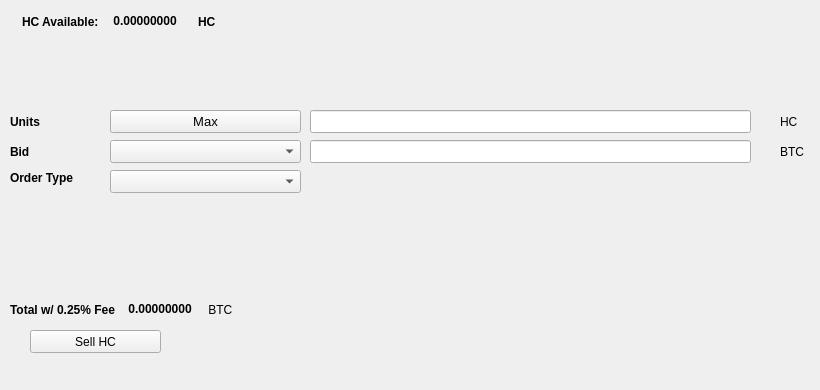
   <widget class="QWidget" name="SellTab">
    <attribute name="title">
     <string>Sell</string>
    </attribute>
    <widget class="QLabel" name="label_16">
     <property name="geometry">
      <rect>
       <x>780</x>
       <y>140</y>
       <width>31</width>
       <height>23</height>
      </rect>
     </property>
     <property name="text">
      <string>BTC</string>
     </property>
    </widget>
    <widget class="QComboBox" name="SellBidcomboBox">
     <property name="geometry">
      <rect>
       <x>110</x>
       <y>140</y>
       <width>191</width>
       <height>23</height>
      </rect>
     </property>
     <property name="font">
      <font>
       <pointsize>10</pointsize>
      </font>
     </property>
    </widget>
    <widget class="QLabel" name="label_18">
     <property name="geometry">
      <rect>
       <x>10</x>
       <y>110</y>
       <width>46</width>
       <height>23</height>
      </rect>
     </property>
     <property name="font">
      <font>
       <weight>75</weight>
       <bold>true</bold>
      </font>
     </property>
     <property name="text">
      <string>Units</string>
     </property>
    </widget>
    <widget class="QPushButton" name="Sell_Max_Amount">
     <property name="geometry">
      <rect>
       <x>110</x>
       <y>110</y>
       <width>191</width>
       <height>23</height>
      </rect>
     </property>
     <property name="font">
      <font>
       <pointsize>10</pointsize>
      </font>
     </property>
     <property name="text">
      <string>Max</string>
     </property>
    </widget>
    <widget class="QLabel" name="label_20">
     <property name="geometry">
      <rect>
       <x>10</x>
       <y>170</y>
       <width>91</width>
       <height>16</height>
      </rect>
     </property>
     <property name="font">
      <font>
       <weight>75</weight>
       <bold>true</bold>
      </font>
     </property>
     <property name="text">
      <string>Order Type</string>
     </property>
    </widget>
    <widget class="QComboBox" name="SellOrdertypeCombo">
     <property name="geometry">
      <rect>
       <x>110</x>
       <y>170</y>
       <width>191</width>
       <height>23</height>
      </rect>
     </property>
     <property name="font">
      <font>
       <pointsize>10</pointsize>
      </font>
     </property>
    </widget>
    <widget class="QLabel" name="label_21">
     <property name="geometry">
      <rect>
       <x>10</x>
       <y>140</y>
       <width>46</width>
       <height>23</height>
      </rect>
     </property>
     <property name="font">
      <font>
       <weight>75</weight>
       <bold>true</bold>
      </font>
     </property>
     <property name="text">
      <string>Bid</string>
     </property>
    </widget>
    <widget class="QLabel" name="label_22">
     <property name="geometry">
      <rect>
       <x>780</x>
       <y>110</y>
       <width>31</width>
       <height>23</height>
      </rect>
     </property>
     <property name="text">
      <string>HC</string>
     </property>
    </widget>
    <widget class="QLineEdit" name="UnitsInputHC">
     <property name="geometry">
      <rect>
       <x>310</x>
       <y>110</y>
       <width>441</width>
       <height>23</height>
      </rect>
     </property>
     <property name="font">
      <font>
       <pointsize>9</pointsize>
       <weight>75</weight>
       <bold>true</bold>
      </font>
     </property>
    </widget>
    <widget class="QLineEdit" name="SellBidPriceEdit">
     <property name="geometry">
      <rect>
       <x>310</x>
       <y>140</y>
       <width>441</width>
       <height>23</height>
      </rect>
     </property>
     <property name="font">
      <font>
       <pointsize>9</pointsize>
       <weight>75</weight>
       <bold>true</bold>
      </font>
     </property>
    </widget>
    <widget class="QPushButton" name="SellHCBTN">
     <property name="geometry">
      <rect>
       <x>30</x>
       <y>330</y>
       <width>131</width>
       <height>23</height>
      </rect>
     </property>
     <property name="text">
      <string>Sell HC</string>
     </property>
     <property name="icon">
      <iconset resource="../harvest">
       <normaloff>:/icons/bitcoin</normaloff>:/icons/bitcoin</iconset>
     </property>
    </widget>
    <widget class="QWidget" name="layoutWidget3">
     <property name="geometry">
      <rect>
       <x>22</x>
       <y>12</y>
       <width>258</width>
       <height>19</height>
      </rect>
     </property>
     <layout class="QHBoxLayout" name="horizontalLayout">
      <item>
       <widget class="QLabel" name="label232_2">
        <property name="font">
         <font>
          <weight>75</weight>
          <bold>true</bold>
         </font>
        </property>
        <property name="text">
         <string>HC Available:</string>
        </property>
       </widget>
      </item>
      <item>
       <widget class="QLabel" name="HCAvailableLabel">
        <property name="palette">
         <palette>
          <active>
           <colorrole role="WindowText">
            <brush brushstyle="SolidPattern">
             <color alpha="255">
              <red>0</red>
              <green>0</green>
              <blue>0</blue>
             </color>
            </brush>
           </colorrole>
           <colorrole role="Button">
            <brush brushstyle="SolidPattern">
             <color alpha="255">
              <red>0</red>
              <green>170</green>
              <blue>0</blue>
             </color>
            </brush>
           </colorrole>
           <colorrole role="Light">
            <brush brushstyle="SolidPattern">
             <color alpha="255">
              <red>0</red>
              <green>255</green>
              <blue>0</blue>
             </color>
            </brush>
           </colorrole>
           <colorrole role="Midlight">
            <brush brushstyle="SolidPattern">
             <color alpha="255">
              <red>0</red>
              <green>212</green>
              <blue>0</blue>
             </color>
            </brush>
           </colorrole>
           <colorrole role="Dark">
            <brush brushstyle="SolidPattern">
             <color alpha="255">
              <red>0</red>
              <green>85</green>
              <blue>0</blue>
             </color>
            </brush>
           </colorrole>
           <colorrole role="Mid">
            <brush brushstyle="SolidPattern">
             <color alpha="255">
              <red>0</red>
              <green>113</green>
              <blue>0</blue>
             </color>
            </brush>
           </colorrole>
           <colorrole role="Text">
            <brush brushstyle="SolidPattern">
             <color alpha="255">
              <red>0</red>
              <green>170</green>
              <blue>0</blue>
             </color>
            </brush>
           </colorrole>
           <colorrole role="BrightText">
            <brush brushstyle="SolidPattern">
             <color alpha="255">
              <red>255</red>
              <green>255</green>
              <blue>255</blue>
             </color>
            </brush>
           </colorrole>
           <colorrole role="ButtonText">
            <brush brushstyle="SolidPattern">
             <color alpha="255">
              <red>0</red>
              <green>0</green>
              <blue>0</blue>
             </color>
            </brush>
           </colorrole>
           <colorrole role="Base">
            <brush brushstyle="SolidPattern">
             <color alpha="255">
              <red>255</red>
              <green>255</green>
              <blue>255</blue>
             </color>
            </brush>
           </colorrole>
           <colorrole role="Window">
            <brush brushstyle="SolidPattern">
             <color alpha="255">
              <red>0</red>
              <green>170</green>
              <blue>0</blue>
             </color>
            </brush>
           </colorrole>
           <colorrole role="Shadow">
            <brush brushstyle="SolidPattern">
             <color alpha="255">
              <red>0</red>
              <green>0</green>
              <blue>0</blue>
             </color>
            </brush>
           </colorrole>
           <colorrole role="AlternateBase">
            <brush brushstyle="SolidPattern">
             <color alpha="255">
              <red>127</red>
              <green>212</green>
              <blue>127</blue>
             </color>
            </brush>
           </colorrole>
           <colorrole role="ToolTipBase">
            <brush brushstyle="SolidPattern">
             <color alpha="255">
              <red>255</red>
              <green>255</green>
              <blue>220</blue>
             </color>
            </brush>
           </colorrole>
           <colorrole role="ToolTipText">
            <brush brushstyle="SolidPattern">
             <color alpha="255">
              <red>0</red>
              <green>0</green>
              <blue>0</blue>
             </color>
            </brush>
           </colorrole>
          </active>
          <inactive>
           <colorrole role="WindowText">
            <brush brushstyle="SolidPattern">
             <color alpha="255">
              <red>0</red>
              <green>0</green>
              <blue>0</blue>
             </color>
            </brush>
           </colorrole>
           <colorrole role="Button">
            <brush brushstyle="SolidPattern">
             <color alpha="255">
              <red>0</red>
              <green>170</green>
              <blue>0</blue>
             </color>
            </brush>
           </colorrole>
           <colorrole role="Light">
            <brush brushstyle="SolidPattern">
             <color alpha="255">
              <red>0</red>
              <green>255</green>
              <blue>0</blue>
             </color>
            </brush>
           </colorrole>
           <colorrole role="Midlight">
            <brush brushstyle="SolidPattern">
             <color alpha="255">
              <red>0</red>
              <green>212</green>
              <blue>0</blue>
             </color>
            </brush>
           </colorrole>
           <colorrole role="Dark">
            <brush brushstyle="SolidPattern">
             <color alpha="255">
              <red>0</red>
              <green>85</green>
              <blue>0</blue>
             </color>
            </brush>
           </colorrole>
           <colorrole role="Mid">
            <brush brushstyle="SolidPattern">
             <color alpha="255">
              <red>0</red>
              <green>113</green>
              <blue>0</blue>
             </color>
            </brush>
           </colorrole>
           <colorrole role="Text">
            <brush brushstyle="SolidPattern">
             <color alpha="255">
              <red>0</red>
              <green>170</green>
              <blue>0</blue>
             </color>
            </brush>
           </colorrole>
           <colorrole role="BrightText">
            <brush brushstyle="SolidPattern">
             <color alpha="255">
              <red>255</red>
              <green>255</green>
              <blue>255</blue>
             </color>
            </brush>
           </colorrole>
           <colorrole role="ButtonText">
            <brush brushstyle="SolidPattern">
             <color alpha="255">
              <red>0</red>
              <green>0</green>
              <blue>0</blue>
             </color>
            </brush>
           </colorrole>
           <colorrole role="Base">
            <brush brushstyle="SolidPattern">
             <color alpha="255">
              <red>255</red>
              <green>255</green>
              <blue>255</blue>
             </color>
            </brush>
           </colorrole>
           <colorrole role="Window">
            <brush brushstyle="SolidPattern">
             <color alpha="255">
              <red>0</red>
              <green>170</green>
              <blue>0</blue>
             </color>
            </brush>
           </colorrole>
           <colorrole role="Shadow">
            <brush brushstyle="SolidPattern">
             <color alpha="255">
              <red>0</red>
              <green>0</green>
              <blue>0</blue>
             </color>
            </brush>
           </colorrole>
           <colorrole role="AlternateBase">
            <brush brushstyle="SolidPattern">
             <color alpha="255">
              <red>127</red>
              <green>212</green>
              <blue>127</blue>
             </color>
            </brush>
           </colorrole>
           <colorrole role="ToolTipBase">
            <brush brushstyle="SolidPattern">
             <color alpha="255">
              <red>255</red>
              <green>255</green>
              <blue>220</blue>
             </color>
            </brush>
           </colorrole>
           <colorrole role="ToolTipText">
            <brush brushstyle="SolidPattern">
             <color alpha="255">
              <red>0</red>
              <green>0</green>
              <blue>0</blue>
             </color>
            </brush>
           </colorrole>
          </inactive>
          <disabled>
           <colorrole role="WindowText">
            <brush brushstyle="SolidPattern">
             <color alpha="255">
              <red>0</red>
              <green>85</green>
              <blue>0</blue>
             </color>
            </brush>
           </colorrole>
           <colorrole role="Button">
            <brush brushstyle="SolidPattern">
             <color alpha="255">
              <red>0</red>
              <green>170</green>
              <blue>0</blue>
             </color>
            </brush>
           </colorrole>
           <colorrole role="Light">
            <brush brushstyle="SolidPattern">
             <color alpha="255">
              <red>0</red>
              <green>255</green>
              <blue>0</blue>
             </color>
            </brush>
           </colorrole>
           <colorrole role="Midlight">
            <brush brushstyle="SolidPattern">
             <color alpha="255">
              <red>0</red>
              <green>212</green>
              <blue>0</blue>
             </color>
            </brush>
           </colorrole>
           <colorrole role="Dark">
            <brush brushstyle="SolidPattern">
             <color alpha="255">
              <red>0</red>
              <green>85</green>
              <blue>0</blue>
             </color>
            </brush>
           </colorrole>
           <colorrole role="Mid">
            <brush brushstyle="SolidPattern">
             <color alpha="255">
              <red>0</red>
              <green>113</green>
              <blue>0</blue>
             </color>
            </brush>
           </colorrole>
           <colorrole role="Text">
            <brush brushstyle="SolidPattern">
             <color alpha="255">
              <red>0</red>
              <green>85</green>
              <blue>0</blue>
             </color>
            </brush>
           </colorrole>
           <colorrole role="BrightText">
            <brush brushstyle="SolidPattern">
             <color alpha="255">
              <red>255</red>
              <green>255</green>
              <blue>255</blue>
             </color>
            </brush>
           </colorrole>
           <colorrole role="ButtonText">
            <brush brushstyle="SolidPattern">
             <color alpha="255">
              <red>0</red>
              <green>85</green>
              <blue>0</blue>
             </color>
            </brush>
           </colorrole>
           <colorrole role="Base">
            <brush brushstyle="SolidPattern">
             <color alpha="255">
              <red>0</red>
              <green>170</green>
              <blue>0</blue>
             </color>
            </brush>
           </colorrole>
           <colorrole role="Window">
            <brush brushstyle="SolidPattern">
             <color alpha="255">
              <red>0</red>
              <green>170</green>
              <blue>0</blue>
             </color>
            </brush>
           </colorrole>
           <colorrole role="Shadow">
            <brush brushstyle="SolidPattern">
             <color alpha="255">
              <red>0</red>
              <green>0</green>
              <blue>0</blue>
             </color>
            </brush>
           </colorrole>
           <colorrole role="AlternateBase">
            <brush brushstyle="SolidPattern">
             <color alpha="255">
              <red>0</red>
              <green>170</green>
              <blue>0</blue>
             </color>
            </brush>
           </colorrole>
           <colorrole role="ToolTipBase">
            <brush brushstyle="SolidPattern">
             <color alpha="255">
              <red>255</red>
              <green>255</green>
              <blue>220</blue>
             </color>
            </brush>
           </colorrole>
           <colorrole role="ToolTipText">
            <brush brushstyle="SolidPattern">
             <color alpha="255">
              <red>0</red>
              <green>0</green>
              <blue>0</blue>
             </color>
            </brush>
           </colorrole>
          </disabled>
         </palette>
        </property>
        <property name="font">
         <font>
          <weight>75</weight>
          <bold>true</bold>
         </font>
        </property>
        <property name="text">
         <string> 0.00000000 </string>
        </property>
        <property name="textInteractionFlags">
         <set>Qt::LinksAccessibleByMouse|Qt::TextSelectableByKeyboard|Qt::TextSelectableByMouse</set>
        </property>
       </widget>
      </item>
      <item>
       <widget class="QLabel" name="labelHC">
        <property name="font">
         <font>
          <weight>75</weight>
          <bold>true</bold>
         </font>
        </property>
        <property name="text">
         <string>HC</string>
        </property>
       </widget>
      </item>
     </layout>
    </widget>
    <widget class="QWidget" name="layoutWidget">
     <property name="geometry">
      <rect>
       <x>10</x>
       <y>300</y>
       <width>268</width>
       <height>19</height>
      </rect>
     </property>
     <layout class="QHBoxLayout" name="horizontalLayout_2">
      <item>
       <widget class="QLabel" name="label_19">
        <property name="font">
         <font>
          <weight>75</weight>
          <bold>true</bold>
         </font>
        </property>
        <property name="text">
         <string>Total w/ 0.25% Fee </string>
        </property>
       </widget>
      </item>
      <item>
       <widget class="QLabel" name="SellCostLabel">
        <property name="palette">
         <palette>
          <active>
           <colorrole role="WindowText">
            <brush brushstyle="SolidPattern">
             <color alpha="255">
              <red>0</red>
              <green>0</green>
              <blue>0</blue>
             </color>
            </brush>
           </colorrole>
           <colorrole role="Button">
            <brush brushstyle="SolidPattern">
             <color alpha="255">
              <red>0</red>
              <green>170</green>
              <blue>0</blue>
             </color>
            </brush>
           </colorrole>
           <colorrole role="Light">
            <brush brushstyle="SolidPattern">
             <color alpha="255">
              <red>0</red>
              <green>255</green>
              <blue>0</blue>
             </color>
            </brush>
           </colorrole>
           <colorrole role="Midlight">
            <brush brushstyle="SolidPattern">
             <color alpha="255">
              <red>0</red>
              <green>212</green>
              <blue>0</blue>
             </color>
            </brush>
           </colorrole>
           <colorrole role="Dark">
            <brush brushstyle="SolidPattern">
             <color alpha="255">
              <red>0</red>
              <green>85</green>
              <blue>0</blue>
             </color>
            </brush>
           </colorrole>
           <colorrole role="Mid">
            <brush brushstyle="SolidPattern">
             <color alpha="255">
              <red>0</red>
              <green>113</green>
              <blue>0</blue>
             </color>
            </brush>
           </colorrole>
           <colorrole role="Text">
            <brush brushstyle="SolidPattern">
             <color alpha="255">
              <red>0</red>
              <green>170</green>
              <blue>0</blue>
             </color>
            </brush>
           </colorrole>
           <colorrole role="BrightText">
            <brush brushstyle="SolidPattern">
             <color alpha="255">
              <red>255</red>
              <green>255</green>
              <blue>255</blue>
             </color>
            </brush>
           </colorrole>
           <colorrole role="ButtonText">
            <brush brushstyle="SolidPattern">
             <color alpha="255">
              <red>0</red>
              <green>0</green>
              <blue>0</blue>
             </color>
            </brush>
           </colorrole>
           <colorrole role="Base">
            <brush brushstyle="SolidPattern">
             <color alpha="255">
              <red>255</red>
              <green>255</green>
              <blue>255</blue>
             </color>
            </brush>
           </colorrole>
           <colorrole role="Window">
            <brush brushstyle="SolidPattern">
             <color alpha="255">
              <red>0</red>
              <green>170</green>
              <blue>0</blue>
             </color>
            </brush>
           </colorrole>
           <colorrole role="Shadow">
            <brush brushstyle="SolidPattern">
             <color alpha="255">
              <red>0</red>
              <green>0</green>
              <blue>0</blue>
             </color>
            </brush>
           </colorrole>
           <colorrole role="AlternateBase">
            <brush brushstyle="SolidPattern">
             <color alpha="255">
              <red>127</red>
              <green>212</green>
              <blue>127</blue>
             </color>
            </brush>
           </colorrole>
           <colorrole role="ToolTipBase">
            <brush brushstyle="SolidPattern">
             <color alpha="255">
              <red>255</red>
              <green>255</green>
              <blue>220</blue>
             </color>
            </brush>
           </colorrole>
           <colorrole role="ToolTipText">
            <brush brushstyle="SolidPattern">
             <color alpha="255">
              <red>0</red>
              <green>0</green>
              <blue>0</blue>
             </color>
            </brush>
           </colorrole>
          </active>
          <inactive>
           <colorrole role="WindowText">
            <brush brushstyle="SolidPattern">
             <color alpha="255">
              <red>0</red>
              <green>0</green>
              <blue>0</blue>
             </color>
            </brush>
           </colorrole>
           <colorrole role="Button">
            <brush brushstyle="SolidPattern">
             <color alpha="255">
              <red>0</red>
              <green>170</green>
              <blue>0</blue>
             </color>
            </brush>
           </colorrole>
           <colorrole role="Light">
            <brush brushstyle="SolidPattern">
             <color alpha="255">
              <red>0</red>
              <green>255</green>
              <blue>0</blue>
             </color>
            </brush>
           </colorrole>
           <colorrole role="Midlight">
            <brush brushstyle="SolidPattern">
             <color alpha="255">
              <red>0</red>
              <green>212</green>
              <blue>0</blue>
             </color>
            </brush>
           </colorrole>
           <colorrole role="Dark">
            <brush brushstyle="SolidPattern">
             <color alpha="255">
              <red>0</red>
              <green>85</green>
              <blue>0</blue>
             </color>
            </brush>
           </colorrole>
           <colorrole role="Mid">
            <brush brushstyle="SolidPattern">
             <color alpha="255">
              <red>0</red>
              <green>113</green>
              <blue>0</blue>
             </color>
            </brush>
           </colorrole>
           <colorrole role="Text">
            <brush brushstyle="SolidPattern">
             <color alpha="255">
              <red>0</red>
              <green>170</green>
              <blue>0</blue>
             </color>
            </brush>
           </colorrole>
           <colorrole role="BrightText">
            <brush brushstyle="SolidPattern">
             <color alpha="255">
              <red>255</red>
              <green>255</green>
              <blue>255</blue>
             </color>
            </brush>
           </colorrole>
           <colorrole role="ButtonText">
            <brush brushstyle="SolidPattern">
             <color alpha="255">
              <red>0</red>
              <green>0</green>
              <blue>0</blue>
             </color>
            </brush>
           </colorrole>
           <colorrole role="Base">
            <brush brushstyle="SolidPattern">
             <color alpha="255">
              <red>255</red>
              <green>255</green>
              <blue>255</blue>
             </color>
            </brush>
           </colorrole>
           <colorrole role="Window">
            <brush brushstyle="SolidPattern">
             <color alpha="255">
              <red>0</red>
              <green>170</green>
              <blue>0</blue>
             </color>
            </brush>
           </colorrole>
           <colorrole role="Shadow">
            <brush brushstyle="SolidPattern">
             <color alpha="255">
              <red>0</red>
              <green>0</green>
              <blue>0</blue>
             </color>
            </brush>
           </colorrole>
           <colorrole role="AlternateBase">
            <brush brushstyle="SolidPattern">
             <color alpha="255">
              <red>127</red>
              <green>212</green>
              <blue>127</blue>
             </color>
            </brush>
           </colorrole>
           <colorrole role="ToolTipBase">
            <brush brushstyle="SolidPattern">
             <color alpha="255">
              <red>255</red>
              <green>255</green>
              <blue>220</blue>
             </color>
            </brush>
           </colorrole>
           <colorrole role="ToolTipText">
            <brush brushstyle="SolidPattern">
             <color alpha="255">
              <red>0</red>
              <green>0</green>
              <blue>0</blue>
             </color>
            </brush>
           </colorrole>
          </inactive>
          <disabled>
           <colorrole role="WindowText">
            <brush brushstyle="SolidPattern">
             <color alpha="255">
              <red>0</red>
              <green>85</green>
              <blue>0</blue>
             </color>
            </brush>
           </colorrole>
           <colorrole role="Button">
            <brush brushstyle="SolidPattern">
             <color alpha="255">
              <red>0</red>
              <green>170</green>
              <blue>0</blue>
             </color>
            </brush>
           </colorrole>
           <colorrole role="Light">
            <brush brushstyle="SolidPattern">
             <color alpha="255">
              <red>0</red>
              <green>255</green>
              <blue>0</blue>
             </color>
            </brush>
           </colorrole>
           <colorrole role="Midlight">
            <brush brushstyle="SolidPattern">
             <color alpha="255">
              <red>0</red>
              <green>212</green>
              <blue>0</blue>
             </color>
            </brush>
           </colorrole>
           <colorrole role="Dark">
            <brush brushstyle="SolidPattern">
             <color alpha="255">
              <red>0</red>
              <green>85</green>
              <blue>0</blue>
             </color>
            </brush>
           </colorrole>
           <colorrole role="Mid">
            <brush brushstyle="SolidPattern">
             <color alpha="255">
              <red>0</red>
              <green>113</green>
              <blue>0</blue>
             </color>
            </brush>
           </colorrole>
           <colorrole role="Text">
            <brush brushstyle="SolidPattern">
             <color alpha="255">
              <red>0</red>
              <green>85</green>
              <blue>0</blue>
             </color>
            </brush>
           </colorrole>
           <colorrole role="BrightText">
            <brush brushstyle="SolidPattern">
             <color alpha="255">
              <red>255</red>
              <green>255</green>
              <blue>255</blue>
             </color>
            </brush>
           </colorrole>
           <colorrole role="ButtonText">
            <brush brushstyle="SolidPattern">
             <color alpha="255">
              <red>0</red>
              <green>85</green>
              <blue>0</blue>
             </color>
            </brush>
           </colorrole>
           <colorrole role="Base">
            <brush brushstyle="SolidPattern">
             <color alpha="255">
              <red>0</red>
              <green>170</green>
              <blue>0</blue>
             </color>
            </brush>
           </colorrole>
           <colorrole role="Window">
            <brush brushstyle="SolidPattern">
             <color alpha="255">
              <red>0</red>
              <green>170</green>
              <blue>0</blue>
             </color>
            </brush>
           </colorrole>
           <colorrole role="Shadow">
            <brush brushstyle="SolidPattern">
             <color alpha="255">
              <red>0</red>
              <green>0</green>
              <blue>0</blue>
             </color>
            </brush>
           </colorrole>
           <colorrole role="AlternateBase">
            <brush brushstyle="SolidPattern">
             <color alpha="255">
              <red>0</red>
              <green>170</green>
              <blue>0</blue>
             </color>
            </brush>
           </colorrole>
           <colorrole role="ToolTipBase">
            <brush brushstyle="SolidPattern">
             <color alpha="255">
              <red>255</red>
              <green>255</green>
              <blue>220</blue>
             </color>
            </brush>
           </colorrole>
           <colorrole role="ToolTipText">
            <brush brushstyle="SolidPattern">
             <color alpha="255">
              <red>0</red>
              <green>0</green>
              <blue>0</blue>
             </color>
            </brush>
           </colorrole>
          </disabled>
         </palette>
        </property>
        <property name="font">
         <font>
          <weight>75</weight>
          <bold>true</bold>
         </font>
        </property>
        <property name="autoFillBackground">
         <bool>false</bool>
        </property>
        <property name="text">
         <string> 0.00000000</string>
        </property>
        <property name="textInteractionFlags">
         <set>Qt::LinksAccessibleByMouse|Qt::TextSelectableByMouse</set>
        </property>
       </widget>
      </item>
      <item>
       <widget class="QLabel" name="label_17">
        <property name="font">
         <font>
          <weight>50</weight>
          <bold>false</bold>
         </font>
        </property>
        <property name="text">
         <string> BTC</string>
        </property>
       </widget>
      </item>
     </layout>
    </widget>
    <widget class="QLabel" name="label_23">
     <property name="geometry">
      <rect>
       <x>460</x>
       <y>300</y>
       <width>281</width>
       <height>81</height>
      </rect>
     </property>
     <property name="text">
      <string/>
     </property>
     <property name="pixmap">
      <pixmap>:/images/bittrex</pixmap>
     </property>
    </widget>
   </widget>
